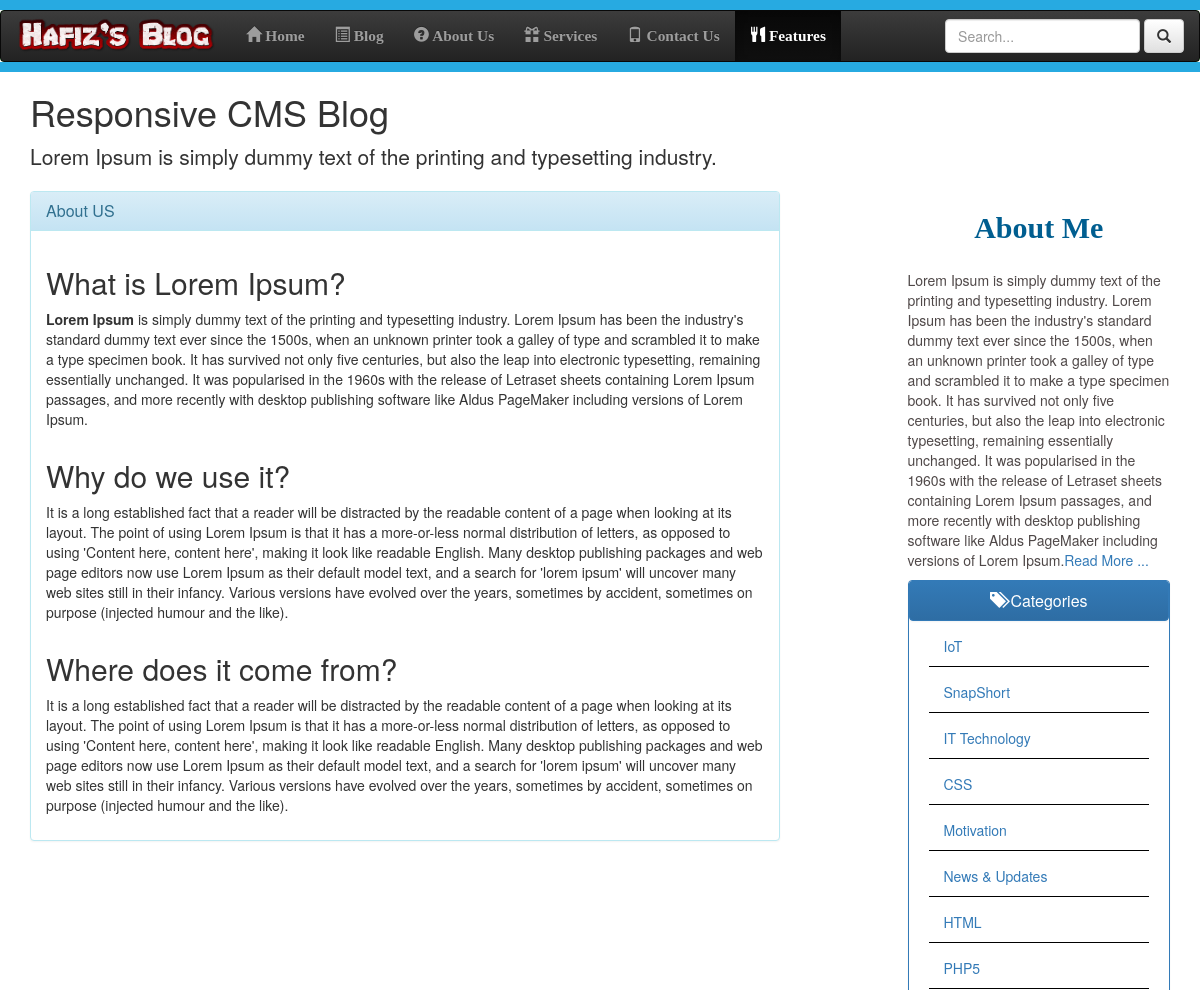
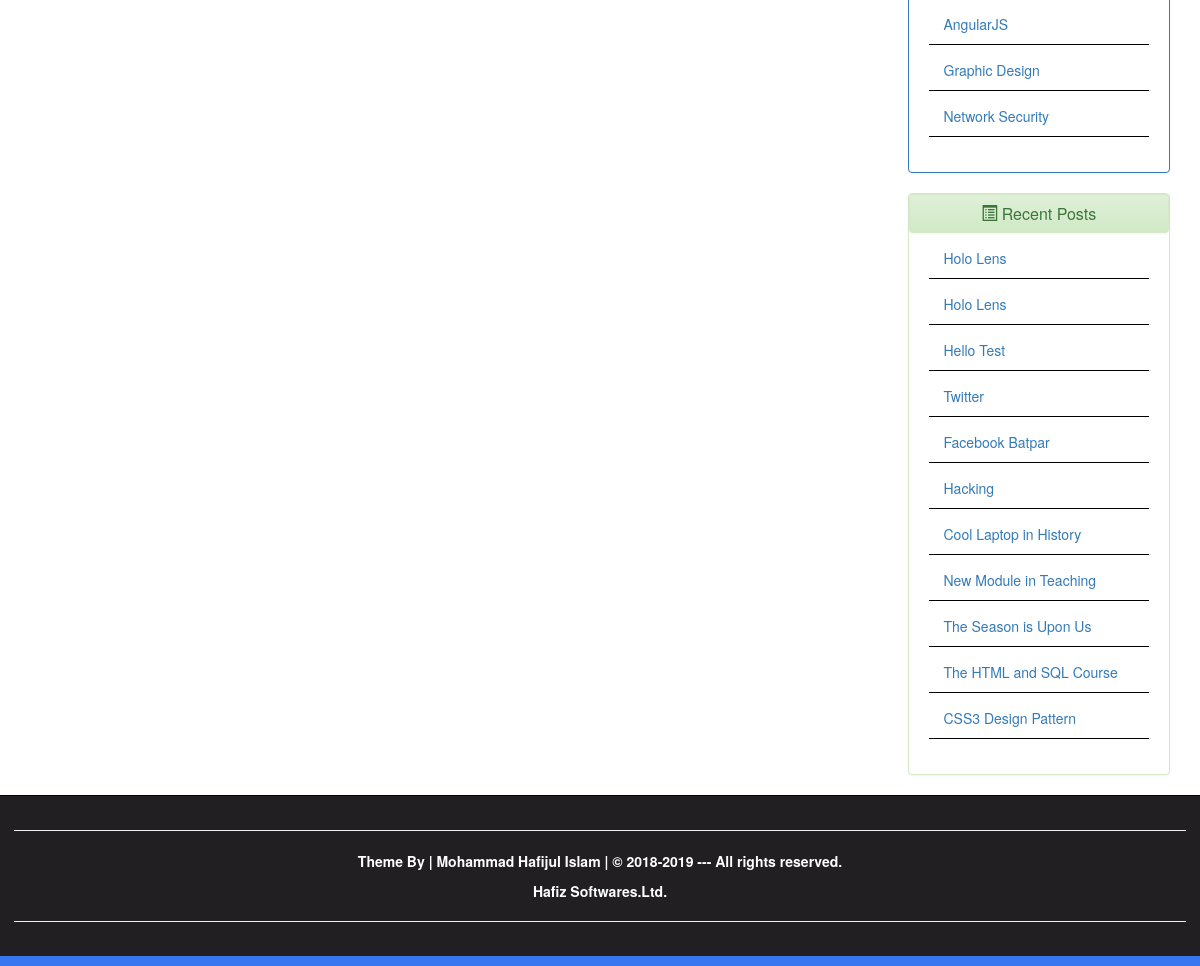
The page /features.php on the database its author committed (2 pictures, top to bottom).
### tables this page shows
CREATE TABLE IF NOT EXISTS `userposts` (
  `id` int(10) UNSIGNED NOT NULL AUTO_INCREMENT,
  `author` varchar(255) DEFAULT NULL,
  `categoryno` int(10) UNSIGNED NOT NULL,
  `datetime` varchar(45) DEFAULT NULL,
  `title` varchar(255) DEFAULT NULL,
  `image` text NOT NULL,
  `post` text NOT NULL,
  `created` datetime NOT NULL DEFAULT CURRENT_TIMESTAMP,
  `modified` datetime NOT NULL DEFAULT CURRENT_TIMESTAMP,
  `status` tinyint(1) UNSIGNED NOT NULL DEFAULT '0',
  PRIMARY KEY (`id`)
);

### features.php (the view, shortened to what this page needs)
<?php
require_once 'utilities/dbconnection.php';
$postslist = array();
if (isset($_GET['searchbutton'])) {
    $search = $_GET['search'];
    if ($search == NULL || $search == ' ') {
        $sql = "SELECT "
                . "`userposts`.`id`, `author`, `name` AS `categoryname`, `userposts`.`datetime` AS `createtime`,"
                . " `title`, `image`, `post` AS `description`"
                . " FROM "
                . "`userposts`, `categories`"
                . " WHERE "
                . "`userposts`.`status` = 1 AND `userposts`.`categoryno` = `categories`.`id` "
                . "ORDER BY `userposts`.`id` DESC ;";
        $result = $conn->query($sql);
        $postslist = array();
        if ($result->num_rows > 0) {
            while ($row = $result->fetch_assoc()) {
                array_push($postslist, $row);
            }
        } else {
            array_push($postslist, NULL);
        }
    }
    else {
        $searchvalues = searchvaliadtor($search);
        $keywords = explode(" ", $searchvalues);
        $resultCounter = 0;
        foreach ($keywords as $keyword) {
            $sql = "SELECT `datatable`.* FROM( "
                    . "SELECT `userposts`.`id`, `categories`.`name` AS `categoryname`, `author`, `userposts`.`datetime` AS `createtime`,`title`, `post` AS `description`, `image`"
                    . " FROM `categories`,`userposts`"
                    . " WHERE `categories`.`id` = `userposts`.`categoryno` AND `userposts`.`status` = 1)AS `datatable`"
                    . " WHERE  `categoryname` LIKE '%$keyword%'"
                    . " OR `author` LIKE '%$keyword%'"
                    . " OR `createtime` LIKE '%$keyword%'"
                    . " OR `title` LIKE '%$keyword%'"
                    . " OR `description` LIKE '%$keyword%'"
                    . " ORDER BY `id` DESC;";
            $result = $conn->query($sql);
            if ($result->num_rows > 0) {
                while ($row = $result->fetch_assoc()) {
                    array_push($postslist, $row);
                    $resultCounter++;
                }
            } else {
                $error = $conn->error;
                die;
                array_push($postslist, NULL);
            }
        }
    }
} else {
    if (isset($_GET['page'])) {
        $pageno = $_GET['page'];
        if ($pageno <= 0 || $pageno == NULL) {
            $sql = "SELECT "
                    . "`userposts`.`id`, `author`, `name` AS `categoryname`, `userposts`.`datetime` AS `createtime`,"
                    . " `title`, `image`, `post` AS `description`"
                    . " FROM "
                    . "`userposts`, `categories`"
                    . " WHERE "
                    . "`userposts`.`status` = 1 AND `userposts`.`categoryno` = `categories`.`id` "
                    . "ORDER BY `userposts`.`id` DESC LIMIT 0,5;";
        } else {
        }
    } else {
        $sql = "SELECT "
                . "`userposts`.`id`,"
                . "`author`,"
                . " `name` AS `categoryname`,"
                . " `userposts`.`datetime` AS `createtime`,"
                . " `title`,"
                . " `image`,"
                . " `post` AS `description`"
                . " FROM "
                . "`userposts`,"
                . " `categories`"
                . " WHERE "
                . "`userposts`.`status` = 1 "
                . "AND "
                . "`userposts`.`categoryno` = `categories`.`id` "
                . "ORDER BY "
                . "`userposts`.`id` DESC ;";
    }
    $result = $conn->query($sql);
    $postslist = array();
    if ($result->num_rows > 0) {
        while ($row = $result->fetch_assoc()) {
            array_push($postslist, $row);
        }
    } else {
        array_push($postslist, NULL);
    }
}
$sql = "SELECT `name` "
        . "FROM `categories` "
        . "WHERE `categories`.`status` = 1 "
        . " ORDER BY `created` DESC ;";
$result = $conn->query($sql);
$categorylist = array();
if ($result->num_rows > 0) {
    while ($row = $result->fetch_assoc()) {
        array_push($categorylist, $row);
    }
} else {
    array_push($categorylist, NULL);
    echo $conn->error();
}
?>
<!DOCTYPE html>
<html lang="en-US">
  <head>
    <link href="resources/bootstrap/css/bootstrap.min.css" rel="stylesheet" type="text/css" />
    <link href="resources/bootstrap/css/bootstrap-theme.min.css" rel="stylesheet" type="text/css" />
    <link href="resources/css/publicstyle.css" rel="stylesheet" type="text/css"/>
  </head>
  <body>
    <div class="wrapper">
      <div style="height:10px; background-color:#27aae1;" ></div>
      <nav class="navbar navbar-inverse header"  >
        <div id="header-title" class="navbar-header">
          <a href="#" class="navbar-brand">
            <img class="img-responsive" src="resources/img/headTitle.png" style="margin-top:-10px; width: 200px;" />
          </a>
        </div>
        <div class="collapse navbar-collapse" id="collapse">
          <ul class="nav navbar-nav">
            <li><a href="dashboard.php"><span class="glyphicon glyphicon-home"></span> Home</a></li>
            <li><a href="liveblog.php"><span class="glyphicon glyphicon-list-alt"></span> Blog</a></li>
            <li><a href="about.php"><span class="glyphicon glyphicon-question-sign"></span> About Us</a></li>
            <li><a href="services.php"><span class="glyphicon glyphicon-gift"></span> Services</a></li>
            <li><a href="contactus.php"><span class="glyphicon glyphicon-phone"></span> Contact Us</a></li>
            <li class="active"><a href="features.php"><span class="glyphicon glyphicon-cutlery"></span> Features</a></li>
          </ul>
          <form action="liveblog.php" method="get" class="navbar-form navbar-right">
            <div class="form-group">
              <input type="text" class="form-control" name="search" placeholder="Search..." >
            </div>
            <button type="submit" class="btn btn-default" name="searchbutton"><span class="glyphicon glyphicon-search"></span></button>
          </form>
        </div>
      </nav>
      <div style="height:10px; background-color:#27aae1; margin-top: -20px;" ></div>
      <div class="container">
        <div class="blog-header">
          <h1 class="text-capitalize"> Responsive CMS Blog</h1>
          <p class="lead">
              <?php
              if (empty($_GET['search']) == FALSE) {
                  echo "Showing Results For Search value: " . $_GET['search'];
              } else {
                  echo "Lorem Ipsum is simply dummy text of the printing and typesetting industry.";
              }
              ?>
          </p>
        </div>
        <div class="row">
          <div class="col-lg-8">
            <div class="panel panel-info">
              <div class="panel-heading">
                <h3 class="panel-title">About US</h3>
              </div>
              <div class="panel-body">
                <div class="row">
                  <div class="col-lg-12">
                    <h2>What is Lorem Ipsum?</h2>
                        <p>
                          <strong>Lorem Ipsum</strong> is simply dummy text of the printing and typesetting industry.
                          Lorem Ipsum has been the industry's standard dummy text ever since the 1500s, when an unknown
                          printer took a galley of type and scrambled it to make a type specimen book. It has survived
                          not only five centuries, but also the leap into electronic typesetting, remaining essentially
                          unchanged. It was popularised in the 1960s with the release of Letraset sheets containing Lorem
                          Ipsum passages, and more recently with desktop publishing software like Aldus PageMaker including
                          versions of Lorem Ipsum.
                        </p>
                   </div>
                  </div>
                <div class="row">
                  <div class="col-lg-12">
                     <h2>Why do we use it?</h2>
                     <p>
                       It is a long established fact that a reader will be distracted by the readable content of a page when looking
                       at its layout. The point of using Lorem Ipsum is that it has a more-or-less normal distribution of letters,
                       as opposed to using 'Content here, content here', making it look like readable English. Many desktop publishing
                       packages and web page editors now use Lorem Ipsum as their default model text, and a search for 'lorem ipsum' will
                       uncover many web sites still in their infancy. Various versions have evolved over the years, sometimes by accident,
                       sometimes on purpose (injected humour and the like).
                     </p>
                  </div>
                </div>
                <div class="row">
                  <div class="col-lg-12">
                   <h2>Where does it come from?</h2>
                   <p>
                     It is a long established fact that a reader will be distracted by the readable content of a page when looking at its layout.
                     The point of using Lorem Ipsum is that it has a more-or-less normal distribution of letters, as opposed to using 'Content here,
                     content here', making it look like readable English. Many desktop publishing packages and web page editors now use Lorem Ipsum
                     as their default model text, and a search for 'lorem ipsum' will uncover many web sites still in their infancy. Various versions
                     have evolved over the years, sometimes by accident, sometimes on purpose (injected humour and the like).
                   </p>
                  </div>
                </div>
              </div>
        </div>
      </div>
          <div class="col-lg-offset-1 col-lg-3">
            <div class="row">
              <div class="col-lg-12">
                <h2 class="blogpost-title text-center">About Me</h2>
                <img class="img-responsive img-circle img-icon" src="postcontent/profile-pic/" alt=""/>
                <p class="blogpost-description">
                  Lorem Ipsum is simply dummy text of the printing and typesetting
                  industry. Lorem Ipsum has been the industry's standard dummy text
                  ever since the 1500s, when an unknown printer took a galley of type
                  and scrambled it to make a type specimen book. It has survived not
                  only five centuries, but also the leap into electronic typesetting,
                  remaining essentially unchanged. It was popularised in the 1960s
                  with the release of Letraset sheets containing Lorem Ipsum passages,
                  and more recently with desktop publishing software like Aldus
                  PageMaker including versions of Lorem Ipsum.<a href="#">Read More ...</a>
                </p>
              </div>
            </div>
            <div class="row">
              <div class="col-lg-12">
                <div class="panel panel-primary">
                  <div class="panel panel-heading">
                    <h2 class="panel-title text-center">
                      <span class="glyphicon glyphicon-tags"></span>
                      Categories
                    </h2>
                  </div>
                  <div class="panel-body">
                      <?php if (!empty($categorylist)) { ?>
                        <ul class="list-category">
                            <?php
                            $counter = 0;
                            foreach ($categorylist as $category) {
                                $counter++;
                                ?>
                              <li class="list-category-item"><a href="liveblog.php?category=<?php echo $category['name']; ?>"><?php echo $category['name']; ?></a></li>
                              <?php
                              if ($counter > 10)
                                  break;
                          }
                          ?>
                        </ul>
                    <?php } ?>
                  </div>
                </div>
              </div>
            </div>
            <div class="row">
              <div class="col-lg-12">
                <div class="panel panel-success">
                  <div class="panel panel-heading">
                    <h2 class="panel-title text-center">
                      <span class="glyphicon glyphicon-list-alt"></span>
                      Recent Posts
                    </h2>
                  </div>
                  <div class="panel-body">
                        <?php if (!empty($postslist)) { ?>
                        <ul class="list-category">
                            <?php
                            $counter = 0;
                            foreach ($postslist as $post) {
                                $counter++;
                                ?>
                              <li class="list-category-item">
                                <a href="detailpost.php?id=<?php echo $post['id']; ?>">
                                    <?php
                                    if (strlen($post['title']) > 25)
                                        echo substr($post['title'], 0, 22) . "...";
                                    else
                                        echo $post['title'];
                                    ?>
                                </a>
                              </li>
                              <?php
                              if ($counter > 10)
                                  break;
                          }
                          ?>
                        </ul>
<?php } ?>
                  </div>
                </div>
              </div>
            </div>
          </div>
        </div>
      </div>
      <div id="footer">
        <hr/>
        <p>
          Theme By | Mohammad Hafijul Islam | &copy; 2018-2019 --- All rights reserved.
        </p>
        <a href="#" class="contact-link">Hafiz Softwares.Ltd.</a>
        <hr/>
      </div>
    </div>
  </body>
</html>

### resources/css/publicstyle.css (style rules this page uses)
html, body { height: 100%; font-weight: 400; overflow-x: hidden; overflow-y: auto; }
.wrapper { height: 100%; position: relative; overflow-x: hidden; overflow-y: auto; }
.header { background-color: lime; }
.navbar-nav li { font-weight: bold; font-size: 1.1em; font-family: Bitter, Georgia, "Times New Roman", serif; }
.navbar-inverse .navbar-nav .active a { background-color: red; }
.blogpost-title { font-family: Bitter, Georgia, "Times New Roman", serif; font-weight: bold; color: #005E90; }
.blogpost-description { color: #4f4848; font-weight: normal; margin-top: 10px; cursor: auto; }
.blogpost-description a { text-decoration: none; }
#footer { margin: 0px 0px 0px 0px; border-top: 1px solid #000000; padding: 1em; background-color: #211f22; color: #eeeeee; text-align: center; border-bottom: 10px solid #3877ef; }
#footer p { color: #ffffff; text-decoration: none; cursor: pointer; font-weight: bold; text-align: center; }
.contact-link { color: #ffffff; text-decoration: none; cursor: pointer; font-weight: bold; }
.img-icon { margin: 0px auto; display: block; border: 3px solid #ffffff; max-width: 150px; }
.list-category { margin-top: -35px; display: block; padding: 5px; }
.list-category-item { color: #337ab7; position: relative; display: block; padding: 10px 15px; margin-bottom: 5px; background-color: #fff; border-bottom: 1px solid #000000; text-decoration: none; }

### rows shown on the page
userposts: title "Holo Lens"
userposts: title "Holo Lens"
userposts: title "Hello Test"
userposts: title "Twitter"
userposts: title "Facebook Batpar"
userposts: title "Hacking"
userposts: title "Cool Laptop in History"
userposts: title "New Module in Teaching"
userposts: title "The Season is Upon Us"
userposts: title "The HTML and SQL Course"
userposts: title "CSS3 Design Pattern"

### other values the page prints
$category['name'] "IoT"
$category['name'] "SnapShort"
$category['name'] "IT Technology"
$category['name'] "CSS"
$category['name'] "Motivation"
$category['name'] "News & Updates"
$category['name'] "HTML"
$category['name'] "PHP5"
$category['name'] "AngularJS"
$category['name'] "Graphic Design"
$category['name'] "Network Security"
